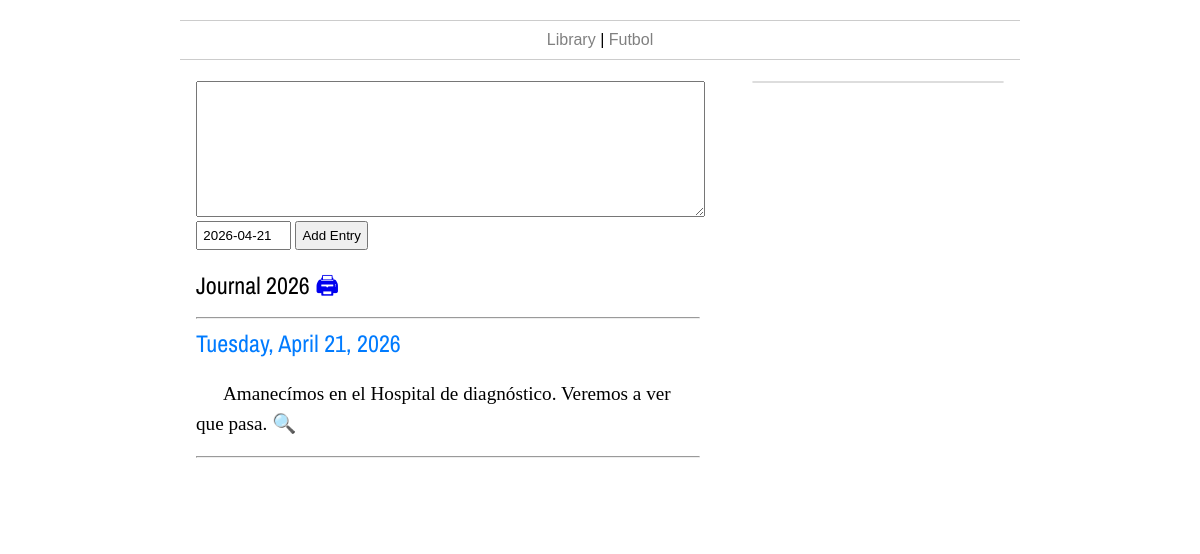
The page /journal/ on the database its author committed.
### thetimes/models.py (models this page shows, shortened)
class JournalEntry(models.Model):
    fecha = models.DateField()
    item = models.ForeignKey(Item, on_delete=models.CASCADE)

class Item(models.Model):
    titulo = models.CharField(max_length=255)
    tipo = models.ForeignKey(Category, on_delete=models.CASCADE)
    contenido = models.TextField()
    fecha_creacion = models.DateTimeField()
    fecha_edicion = models.DateTimeField()
    consumido = models.BooleanField(default=False)
    @property
    def headtext(self):
        n_corte = self.contenido.find('==headtext==')
        if n_corte == -1:
            return self.contenido[0:350] + f" <a href='/item/{self.id}' style='text-decoration:none;'>&#128269;</a>"
        else:
            return markdown.markdown(self.contenido[0:n_corte] + f" <a href='/item/{self.id}' style='text-decoration:none;'>&#128269;</a>",extensions=['extra'])

### thetimes/views.py (the view, shortened to what this page needs)
# urls.py: path('journal/', views.journal, name='journal'),
def journal(request):
	get_y = request.GET.get('y', 1)
	conteo = JournalEntry.objects.all().count()
	if conteo > 0:
		max_year = JournalEntry.objects.all().order_by('-fecha').first()
	else:
		max_year = 0
	this_y = max_year.fecha.year if int(get_y) == 1 and conteo > 0 else int(get_y)
	cats = sorted(Category.objects.exclude(id=14),key=lambda t: t.nitems, reverse=True)
	entries = JournalEntry.objects.filter(fecha__year=this_y).order_by('-fecha','-id')
	anhos = JournalEntry.objects.all().values('fecha__year').exclude(fecha__year=this_y).annotate(qbooks=Count('id')).order_by('-fecha__year')
	return render(request,'journal.html',{'cats':cats,'entries':entries,'this_y':this_y,'anhos':anhos})

### thetimes/models.py (called while the page is built)
    @property
    def nitems(self):
        n_w = Item.objects.filter(tipo = self).count()
        return n_w

### thetimes/templates/journal.html (shortened to what this page needs)
{% extends 'base_times.html' %}
{% load static %}
{% block izquierda %}
<form method="POST">
  <textarea name="contenido" rows='4' style="width:95%; padding: 0.8em; font-size: 1.1em; line-height: 1.5em; font-family: 'Calibri','Arial', sans-serif;"></textarea>
  <br>
  <input type="text" name="fecha" value="{% now 'Y-m-d' %}" style="padding:0.4em; width: 6em;">
  <input type="submit" value="Add Entry" style="padding:0.4em;">
</form>
<br>
<h2>Journal {{this_y}} <a href="{% url 'printedJournal' this_y %}" style="text-decoration:none;" target="_blank">&#128424;</a></h2>
<hr>
{% if entries %}
    {% for a in entries %}
      <h2><a href="{% url 'item' a.item.id %}" style="text-decoration:none; color:#007bff; ">{{a.item.titulo}}</a></h2>
      {{a.item.headtext|safe}}
      <hr style="margin-bottom: 2em; margin-top: 1em;">
    {% endfor %}
  {% endif %}
{% endblock %}
{% block derecha %}
<ul class="list-group">
</ul>
{% endblock %}

### rows shown on the page
JournalEntry: item.titulo "Tuesday, April 21, 2026", item.headtext "Amanecímos en el Hospital de diagnóstico. Veremos a ver que pasa. 🔍"

### other values the page prints
{{ this_y }} "2026"
